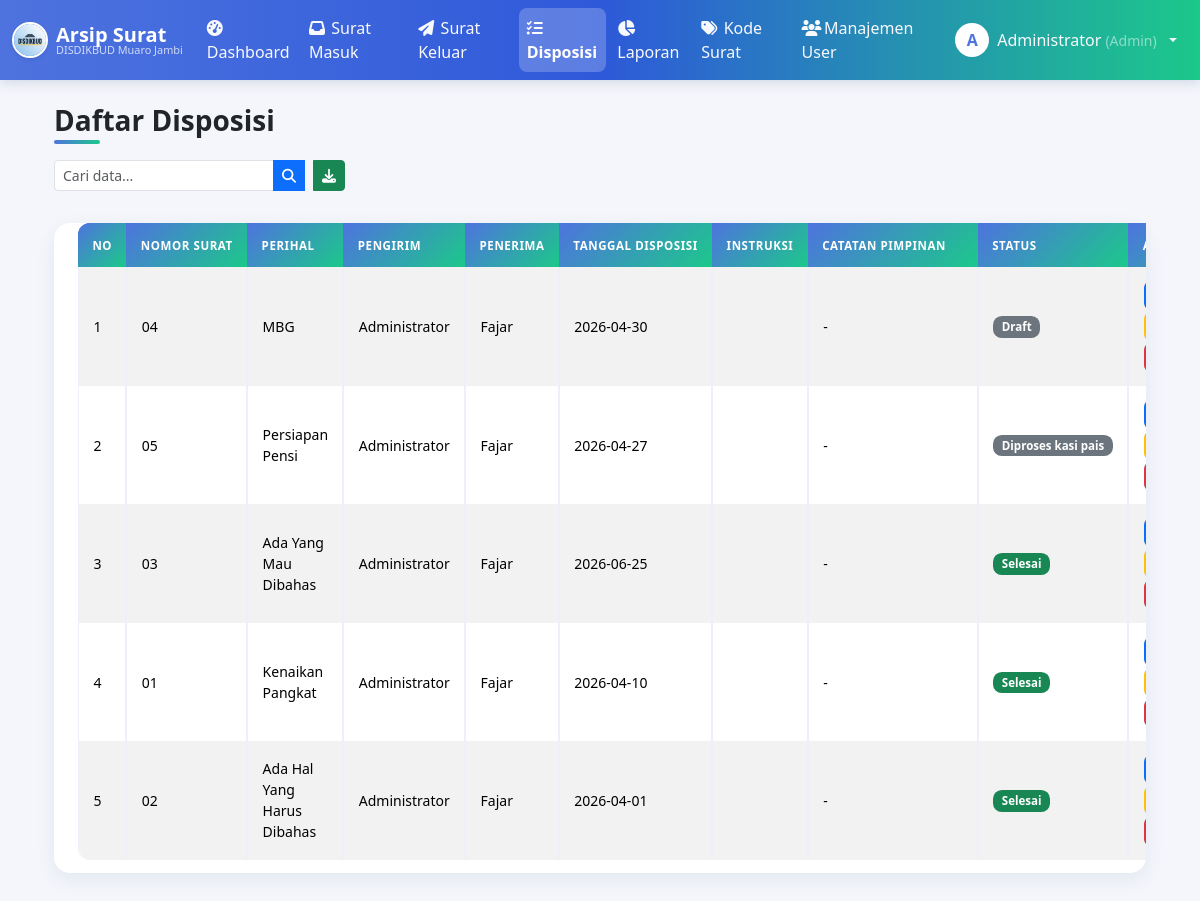
Before: /admin/disposisi.php (signed in) with the older database file.
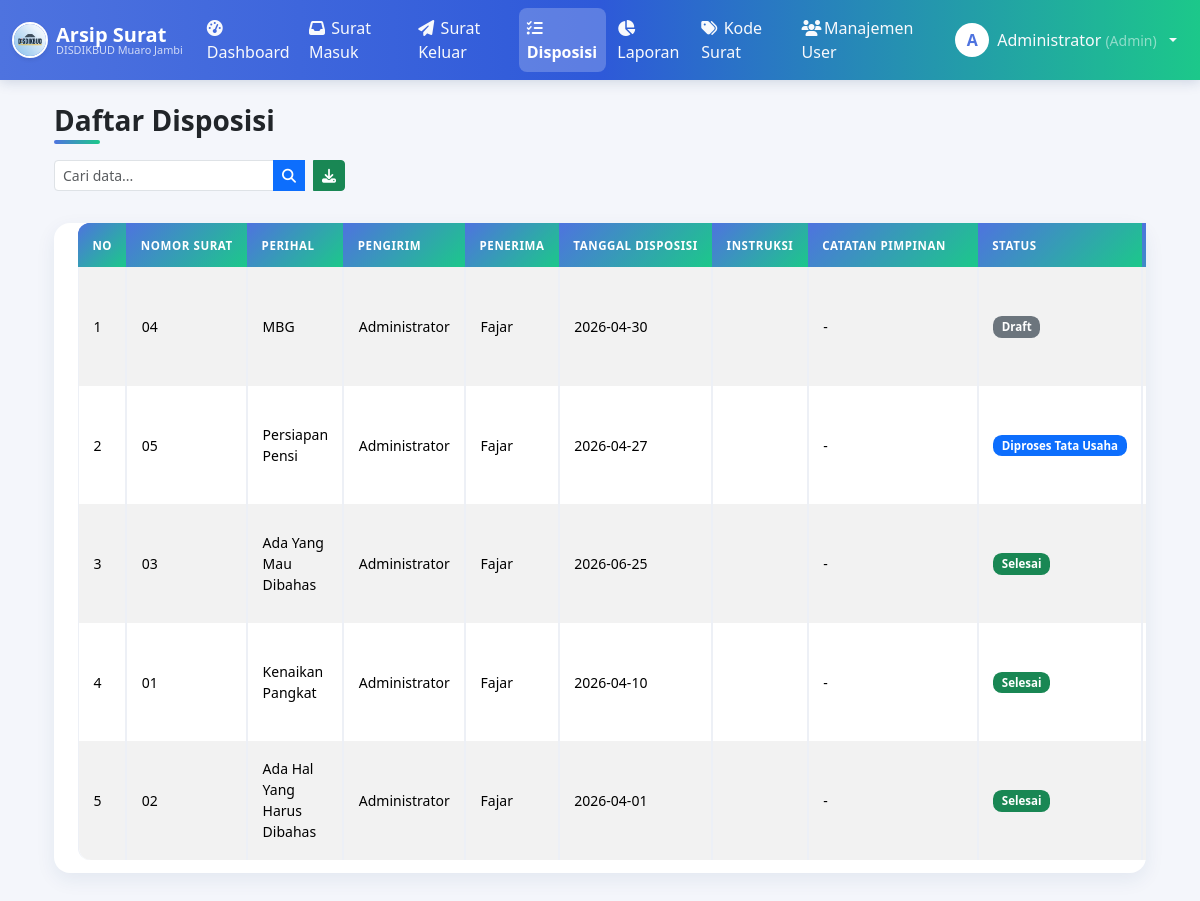
After: the same page with the newer database file.
### tables this page shows
CREATE TABLE `disposisi` (
  `id` int(11) NOT NULL,
  `surat_masuk_id` int(11) DEFAULT NULL,
  `pengirim_id` int(11) DEFAULT NULL,
  `penerima_id` int(11) DEFAULT NULL,
  `tgl_disposisi` date DEFAULT NULL,
  `instruksi` text DEFAULT NULL,
  `catatan_pimpinan` text DEFAULT NULL,
  `status` enum('draft','menunggu_verifikasi','terverifikasi','diproses_tata_usaha','selesai') DEFAULT 'draft',
  `created_at` timestamp NULL DEFAULT current_timestamp(),
  `updated_at` timestamp NULL DEFAULT current_timestamp() ON UPDATE current_timestamp()
);

CREATE TABLE `surat_masuk` (
  `id` int(11) NOT NULL,
  `no_agenda` varchar(50) DEFAULT NULL,
  `no_surat` varchar(100) DEFAULT NULL,
  `tgl_surat` date DEFAULT NULL,
  `tgl_diterima` date DEFAULT NULL,
  `pengirim` varchar(150) DEFAULT NULL,
  `instansi` varchar(150) DEFAULT NULL,
  `perihal` varchar(255) DEFAULT NULL,
  `kategori` varchar(100) DEFAULT NULL,
  `file_surat` varchar(255) DEFAULT NULL,
  `status` enum('draft','menunggu_verifikasi','terverifikasi','diproses_tata_usaha','selesai') DEFAULT 'draft',
  `created_at` timestamp NULL DEFAULT current_timestamp()
);

CREATE TABLE `users` (
  `id` int(11) NOT NULL,
  `nama` varchar(100) DEFAULT NULL,
  `email` varchar(100) DEFAULT NULL,
  `password` varchar(255) DEFAULT NULL,
  `role` varchar(20) NOT NULL,
  `created_at` timestamp NULL DEFAULT current_timestamp()
);

### admin/disposisi.php (the view, shortened to what this page needs)
<?php
include "../includes/tracking.php";
$q = isset($_GET['q']) ? mysqli_real_escape_string($conn, $_GET['q']) : "";
if ($_SESSION['role'] == 'admin') {
    $query = "
      SELECT d.*, sm.no_surat, sm.perihal, u1.nama AS pengirim, u2.nama AS penerima
      FROM disposisi d
      JOIN surat_masuk sm ON d.surat_masuk_id = sm.id
      JOIN users u1 ON d.pengirim_id = u1.id
      JOIN users u2 ON d.penerima_id = u2.id
      WHERE sm.no_surat LIKE '%$q%'
         OR sm.perihal LIKE '%$q%'
         OR u1.nama LIKE '%$q%'
         OR u2.nama LIKE '%$q%'
         OR d.instruksi LIKE '%$q%'
      ORDER BY d.created_at DESC
    ";
}
$disposisi = mysqli_query($conn, $query);
?>
<?php include "../includes/header.php"; ?>
<div class="container mt-4">
  <h3 class="fw-bold mb-3">Daftar Disposisi</h3>
  <div class="d-flex justify-content-between mb-3">
    <form class="d-flex mb-3" method="get" action="">
      <div class="input-group" style="max-width: 400px;">
        <input type="text" name="q" value="<?= htmlspecialchars($q ?? ""); ?>"
              class="form-control form-control-sm"
              placeholder="Cari data...">
        <button class="btn btn-sm btn-primary" type="submit">
          <i class="fa fa-search"></i>
        </button>
          <a href="export.php?type=disposisi" class="btn btn-sm btn-success ms-2">
            <i class="fa fa-download"></i>
          </a>
      </div>
    </form>
  </div>
  <div class="card shadow-sm">
    <div class="card-body">
     <table class="table table-bordered table-striped align-middle">
  <thead class="text-white" style="background: linear-gradient(90deg, #4e73df, #1cc88a);">
    <tr>
      <th>No</th>
      <th>Nomor Surat</th>
      <th>Perihal</th>
      <th>Pengirim</th>
      <th>Penerima</th>
      <th>Tanggal Disposisi</th>
      <th>Instruksi</th>
      <th>Catatan Pimpinan</th>
      <th>Status</th>
      <th>Aksi</th>
    </tr>
  </thead>
  <tbody>
    <?php if (mysqli_num_rows($disposisi) > 0): ?>
      <?php $no=1; while($row=mysqli_fetch_assoc($disposisi)): ?>
      <tr>
        <td><?= $no++; ?></td>
        <td><?= htmlspecialchars($row['no_surat']); ?></td>
        <td><?= htmlspecialchars($row['perihal']); ?></td>
        <td><?= htmlspecialchars($row['pengirim']); ?></td>
        <td><?= htmlspecialchars($row['penerima']); ?></td>
        <td><?= htmlspecialchars($row['tgl_disposisi']); ?></td>
        <td><?= nl2br(htmlspecialchars($row['instruksi'])); ?></td>
        <td><?= nl2br(htmlspecialchars($row['catatan_pimpinan'] ?? '-')); ?></td>
        <td>
          <?= statusBadge($row['status']); ?>
        </td>
        <td>
          <?php if ($_SESSION['role'] == 'admin'): ?>
            <a href="../tracking.php?type=disposisi&id=<?= $row['id']; ?>" class="btn btn-sm btn-primary">
            </a>
            <a href="disposisi_edit.php?id=<?= $row['id']; ?>" class="btn btn-sm btn-warning">
            </a>
            <a href="disposisi_hapus.php?id=<?= $row['id']; ?>"
               onclick="return confirm('Yakin hapus disposisi ini?');"
               class="btn btn-sm btn-danger">
            </a>
          <?php else: ?>
            <span class="text-muted">-</span>
          <?php endif; ?>
        </td>
      </tr>
      <?php endwhile; ?>
    <?php else: ?>
      <tr>
        <td colspan="10" class="text-center text-muted">Tidak ada data disposisi.</td>
      </tr>
    <?php endif; ?>
  </tbody>
</table>
    </div>
  </div>
</div>
<?php include "../includes/footer.php"; ?>

### includes/tracking.php (shortened to what this page needs)
<?php
function getStatusSteps() {
    return [
        'draft'                 => 'Draft',
        'menunggu_verifikasi'   => 'Menunggu Verifikasi',
        'terverifikasi'         => 'Terverifikasi',
        'diproses_tata_usaha'   => 'Diproses Tata Usaha',
        'selesai'               => 'Selesai',
    ];
}
function getStatusLabel($status) {
    $steps = getStatusSteps();
    return isset($steps[$status]) ? $steps[$status] : ucfirst(str_replace('_', ' ', $status));
}
function getStatusColor($status) {
    $colors = [
        'draft'                 => 'secondary',
        'menunggu_verifikasi'   => 'warning',
        'terverifikasi'         => 'info',
        'diproses_tata_usaha'   => 'primary',
        'selesai'               => 'success',
    ];
    return isset($colors[$status]) ? $colors[$status] : 'secondary';
}
function statusBadge($status) {
    return '<span class="badge bg-' . getStatusColor($status) . '">' . htmlspecialchars(getStatusLabel($status)) . '</span>';
}

Changed rows visible on the page:
changed disposisi "Persiapan Pensi": status "Diproses kasi pais" → "Diproses Tata Usaha"
